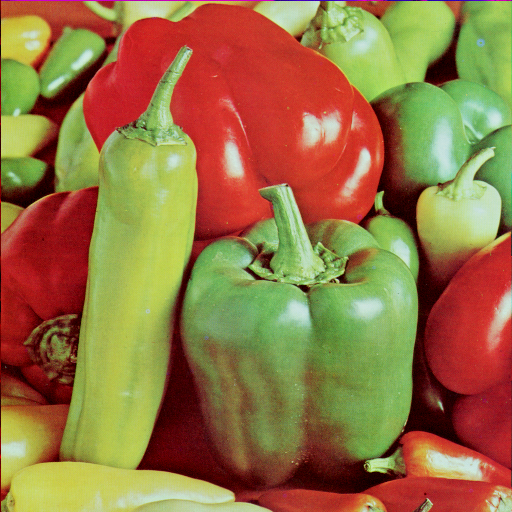
#> input picture sample.jpg, 512 x 512 px, given in place of the camera
$ python red_line_3.py
#> lines starting #> are read from the running program, lines starting #| are printed output that depends on the picture; after the words box and inside, x2 and y2 are one past the last pixel; in counts of white or black regions, pixels touching at a corner belong together
import cv2
import numpy as np
import random


cap = cv2.VideoCapture(0)

while(1):


    ret , frame = cap.read()
#> frame is the input picture: shape (512, 512, 3); mean B, G, R 66.5, 115.6, 149.8

    output = cv2.medianBlur(frame ,9)
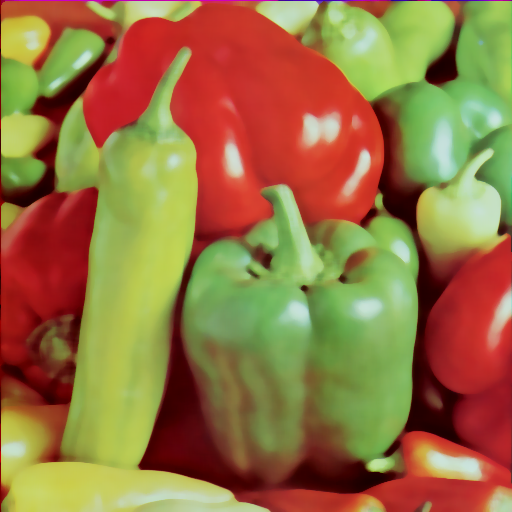
#> output: shape (512, 512, 3); mean B, G, R 65.7, 115.3, 150.2
    #arguments image and kernel or matrix size

    hsv = cv2.cvtColor(frame , cv2.COLOR_BGR2HSV)
#> hsv: shape (512, 512, 3); mean H, S, V 41.4, 162.5, 165.9


        #in hsv has values ranging from 0 to 180
        #s and v have values from 0 to 255

        #for red color hue values of red ranges from 0 to 10  and 160  to 180


    kernel = np.ones((5,5) , "uint8")

    lower_red = np.array([175,100,100])
    upper_red = np.array([189,255,255])

    range_red = cv2.inRange(hsv , lower_red , upper_red)
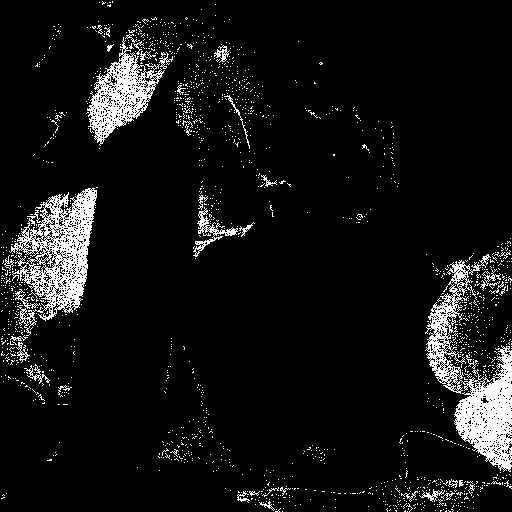
#> range_red: shape (512, 512); 7.5% white; 1598 white regions (1560 under 20 px), largest, box (x1, y1, x2, y2) and area: (425, 254, 512, 472) 6070, (9, 188, 97, 336) 5199, (87, 37, 165, 146) 3000

    res = cv2.bitwise_and(frame, frame , mask = range_red)
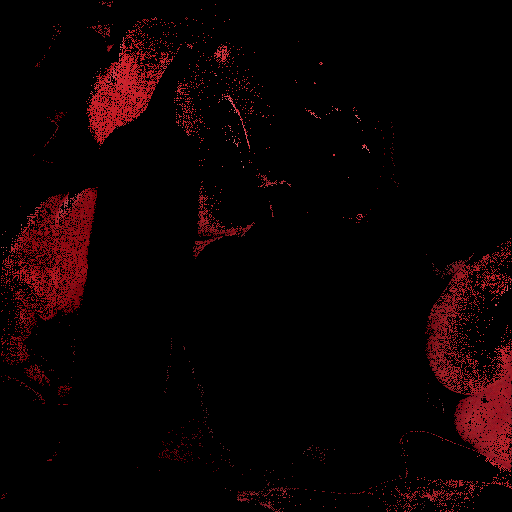
#> res: shape (512, 512, 3); mean B, G, R 2.5, 1.9, 12

    res_closing = cv2.morphologyEx(res , cv2.MORPH_CLOSE , kernel)
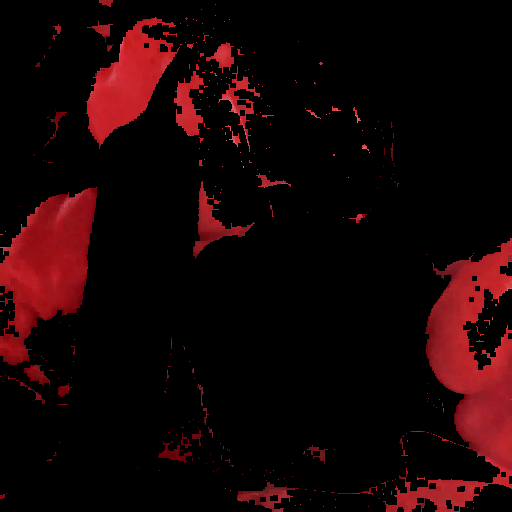
#> res_closing: shape (512, 512, 3); mean B, G, R 5, 4.1, 23.2


    cv2.imshow("frame" , frame)

    cv2.imshow("range_blue" , range_red)

    cv2.imshow("result",  res)

    cv2.imshow("output",output)
    if(cv2.waitKey(1) == 27):

#> (key Esc is pressed here)
        break


cv2.destroyAllWindows()

cap.release()

$ run again, on 4.1.05.tiff
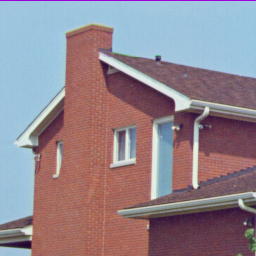
#> input picture 4.1.05.tiff, 256 x 256 px, given in place of the camera
#> frame is the input picture: shape (256, 256, 3); mean B, G, R 142, 133, 146.6
#> `output = cv2.medianBlur(frame ,9)`:
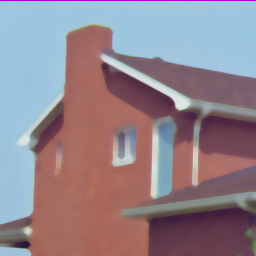
#> output: shape (256, 256, 3); mean B, G, R 141.2, 132.2, 146.3
#> hsv: shape (256, 256, 3); mean H, S, V 85, 83.6, 169.2
#> `range_red = cv2.inRange(hsv , lower_red , upper_red)`:
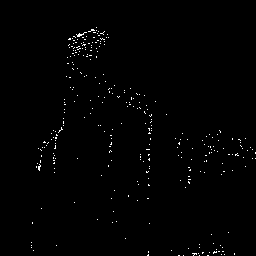
#> range_red: shape (256, 256); 0.8% white in thin lines or dots, all inside (x1, y1, x2, y2) = (31, 27, 256, 256)
